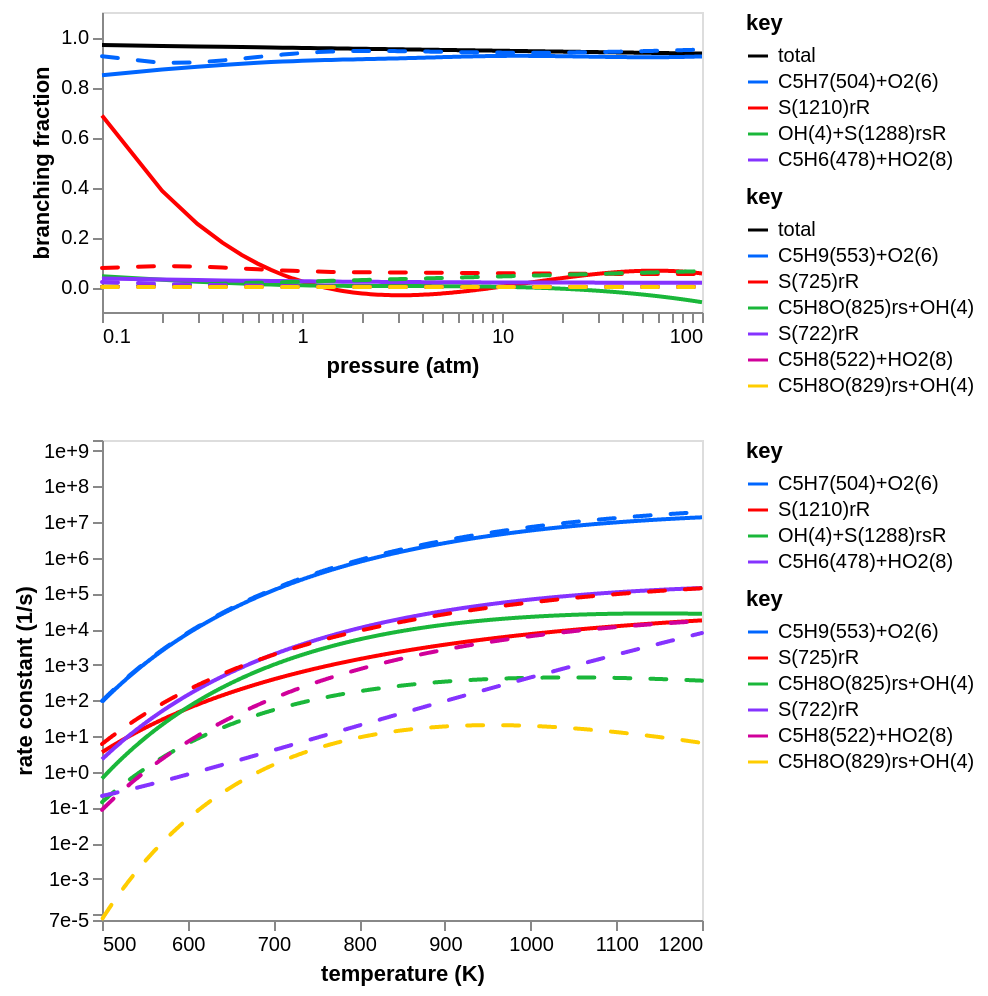

The code cell stored with this chart in its notebook:
### Code cell
branch_frac_chart = alt.layer(branch_frac_chart1a, branch_frac_chart2).resolve_scale(
    color="independent"
)
rate_chart = alt.layer(rate_chart1a, rate_chart2).resolve_scale(color="independent")

chart = alt.vconcat(
    branch_frac_chart.properties(width=300, height=150),
    rate_chart.properties(width=300, height=240),
).configure_axis(grid=False)
chart

### Figure 1 — Vega-Lite specification as saved in the notebook (floating-point values rounded to 4 significant figures; data arrays with more than 128 entries replaced by an {"elided": "..."} marker saying what was removed)
{"config": {"view": {"continuousWidth": 300, "continuousHeight": 300}, "axis": {"grid": false}}, "vconcat": [{"layer": [{"data": {"name": "data-58400e83dd3d0cfa5e66cccb541f0b45"}, "mark": {"type": "line"}, "encoding": {"color": {"field": "key", "scale": {"domain": ["total", "C5H7(504)+O2(6)", "S(1210)rR", "OH(4)+S(1288)rsR", "C5H6(478)+HO2(8)"], "range": ["#000000", "#0066ff", "#ff0000", "#1ab73a", "#8533ff"]}, "type": "nominal"}, "x": {"axis": {"labelExpr": "((abs(datum.value - 0.1) / abs(0.1) < 1e-5) ||\n(abs(datum.value - 1.0) / abs(1.0) < 1e-5) ||\n(abs(datum.value - 10.0) / abs(10.0) < 1e-5) ||\n(abs(datum.value - 100.0) / abs(100.0) < 1e-5) ||\n(abs(datum.value - 100.0) / abs(100.0) < 1e-5)) ? datum.label : ''", "values": [0.1, 0.2, 0.3, 0.4, 0.5, 0.6, 0.7, 0.8, 0.9, 1.0, 2.0, 3.0, 4.0, 5.0, 6.0, 7.0, 8.0, 9.0, 10.0, 20.0, 30.0, 40.0, 50.0, 60.0, 70.0, 80.0, 90.0, 100.0, 100.0]}, "field": "x", "scale": {"domain": [0.1, 100.0], "type": "log"}, "title": "pressure (atm)", "type": "quantitative"}, "y": {"axis": {"format": ".1f"}, "field": "value", "scale": {"domain": [-0.06081, 1.0], "domainMax": 1.0, "nice": true}, "title": "branching fraction", "type": "quantitative"}}, "transform": [{"fold": ["total", "C5H7(504)+O2(6)", "S(1210)rR", "OH(4)+S(1288)rsR", "C5H6(478)+HO2(8)"]}]}, {"data": {"name": "data-0717ca706b672002544fcca634277be5"}, "mark": {"type": "line", "strokeCap": "round", "strokeDash": [8, 10]}, "encoding": {"color": {"field": "key", "scale": {"domain": ["total", "C5H9(553)+O2(6)", "S(725)rR", "C5H8O(825)rs+OH(4)", "S(722)rR", "C5H8(522)+HO2(8)", "C5H8O(829)rs+OH(4)"], "range": ["#000000", "#0066ff", "#ff0000", "#1ab73a", "#8533ff", "#d0009a", "#ffcd00"]}, "type": "nominal"}, "x": {"axis": {"labelExpr": "((abs(datum.value - 0.1) / abs(0.1) < 1e-5) ||\n(abs(datum.value - 1.0) / abs(1.0) < 1e-5) ||\n(abs(datum.value - 10.0) / abs(10.0) < 1e-5) ||\n(abs(datum.value - 100.0) / abs(100.0) < 1e-5) ||\n(abs(datum.value - 100.0) / abs(100.0) < 1e-5)) ? datum.label : ''", "values": [0.1, 0.2, 0.3, 0.4, 0.5, 0.6, 0.7, 0.8, 0.9, 1.0, 2.0, 3.0, 4.0, 5.0, 6.0, 7.0, 8.0, 9.0, 10.0, 20.0, 30.0, 40.0, 50.0, 60.0, 70.0, 80.0, 90.0, 100.0, 100.0]}, "field": "x", "scale": {"domain": [0.1, 100.0], "type": "log"}, "title": "pressure (atm)", "type": "quantitative"}, "y": {"axis": {"format": ".1f"}, "field": "value", "scale": {"domain": [-0.06081, 1.0], "domainMax": 1.0, "nice": true}, "title": "branching fraction", "type": "quantitative"}}, "transform": [{"fold": ["total", "C5H9(553)+O2(6)", "S(725)rR", "C5H8O(825)rs+OH(4)", "S(722)rR", "C5H8(522)+HO2(8)", "C5H8O(829)rs+OH(4)"]}]}], "height": 150, "resolve": {"scale": {"color": "independent"}}, "width": 300}, {"layer": [{"data": {"name": "data-d94e7fbbc7e7c38736e132ea5754be1f"}, "mark": {"type": "line"}, "encoding": {"color": {"field": "key", "scale": {"domain": ["C5H7(504)+O2(6)", "S(1210)rR", "OH(4)+S(1288)rsR", "C5H6(478)+HO2(8)"], "range": ["#0066ff", "#ff0000", "#1ab73a", "#8533ff"]}, "type": "nominal"}, "x": {"axis": {"format": ".0f"}, "field": "x", "scale": {"domain": [500, 1200], "domainMax": 1200, "nice": true}, "title": "temperature (K)", "type": "quantitative"}, "y": {"axis": {"format": ".0e", "labelExpr": "((abs(datum.value - 7.000000000000001e-05) / abs(7.000000000000001e-05) < 1e-5) ||\n(abs(datum.value - 0.0001) / abs(0.0001) < 1e-5) ||\n(abs(datum.value - 0.001) / abs(0.001) < 1e-5) ||\n(abs(datum.value - 0.01) / abs(0.01) < 1e-5) ||\n(abs(datum.value - 0.1) / abs(0.1) < 1e-5) ||\n(abs(datum.value - 1.0) / abs(1.0) < 1e-5) ||\n(abs(datum.value - 10.0) / abs(10.0) < 1e-5) ||\n(abs(datum.value - 100.0) / abs(100.0) < 1e-5) ||\n(abs(datum.value - 1000.0) / abs(1000.0) < 1e-5) ||\n(abs(datum.value - 10000.0) / abs(10000.0) < 1e-5) ||\n(abs(datum.value - 100000.0) / abs(100000.0) < 1e-5) ||\n(abs(datum.value - 1000000.0) / abs(1000000.0) < 1e-5) ||\n(abs(datum.value - 10000000.0) / abs(10000000.0) < 1e-5) ||\n(abs(datum.value - 100000000.0) / abs(100000000.0) < 1e-5) ||\n(abs(datum.value - 1000000000.0) / abs(1000000000.0) < 1e-5) ||\n(abs(datum.value - 2000000000.0) / abs(2000000000.0) < 1e-5)) ? datum.label : ''", "values": [7e-05, 0.0001, 0.001, 0.01, 0.1, 1.0, 10.0, 100.0, 1000.0, 10000.0, 100000.0, 1000000.0, 10000000.0, 100000000.0, 1000000000.0, 2000000000.0]}, "field": "value", "scale": {"domain": [7e-05, 2000000000.0], "type": "log"}, "title": "rate constant (1/s)", "type": "quantitative"}}, "transform": [{"fold": ["C5H7(504)+O2(6)", "S(1210)rR", "OH(4)+S(1288)rsR", "C5H6(478)+HO2(8)"]}]}, {"data": {"name": "data-5fb8f28dc6a6aa217557ef41c8d8f10c"}, "mark": {"type": "line", "strokeCap": "round", "strokeDash": [8, 10]}, "encoding": {"color": {"field": "key", "scale": {"domain": ["C5H9(553)+O2(6)", "S(725)rR", "C5H8O(825)rs+OH(4)", "S(722)rR", "C5H8(522)+HO2(8)", "C5H8O(829)rs+OH(4)"], "range": ["#0066ff", "#ff0000", "#1ab73a", "#8533ff", "#d0009a", "#ffcd00"]}, "type": "nominal"}, "x": {"axis": {"format": ".0f"}, "field": "x", "scale": {"domain": [500, 1200], "domainMax": 1200, "nice": true}, "title": "temperature (K)", "type": "quantitative"}, "y": {"axis": {"format": ".0e", "labelExpr": "((abs(datum.value - 7.000000000000001e-05) / abs(7.000000000000001e-05) < 1e-5) ||\n(abs(datum.value - 0.0001) / abs(0.0001) < 1e-5) ||\n(abs(datum.value - 0.001) / abs(0.001) < 1e-5) ||\n(abs(datum.value - 0.01) / abs(0.01) < 1e-5) ||\n(abs(datum.value - 0.1) / abs(0.1) < 1e-5) ||\n(abs(datum.value - 1.0) / abs(1.0) < 1e-5) ||\n(abs(datum.value - 10.0) / abs(10.0) < 1e-5) ||\n(abs(datum.value - 100.0) / abs(100.0) < 1e-5) ||\n(abs(datum.value - 1000.0) / abs(1000.0) < 1e-5) ||\n(abs(datum.value - 10000.0) / abs(10000.0) < 1e-5) ||\n(abs(datum.value - 100000.0) / abs(100000.0) < 1e-5) ||\n(abs(datum.value - 1000000.0) / abs(1000000.0) < 1e-5) ||\n(abs(datum.value - 10000000.0) / abs(10000000.0) < 1e-5) ||\n(abs(datum.value - 100000000.0) / abs(100000000.0) < 1e-5) ||\n(abs(datum.value - 1000000000.0) / abs(1000000000.0) < 1e-5) ||\n(abs(datum.value - 2000000000.0) / abs(2000000000.0) < 1e-5)) ? datum.label : ''", "values": [7e-05, 0.0001, 0.001, 0.01, 0.1, 1.0, 10.0, 100.0, 1000.0, 10000.0, 100000.0, 1000000.0, 10000000.0, 100000000.0, 1000000000.0, 2000000000.0]}, "field": "value", "scale": {"domain": [7e-05, 2000000000.0], "type": "log"}, "title": "rate constant (1/s)", "type": "quantitative"}}, "transform": [{"fold": ["C5H9(553)+O2(6)", "S(725)rR", "C5H8O(825)rs+OH(4)", "S(722)rR", "C5H8(522)+HO2(8)", "C5H8O(829)rs+OH(4)"]}]}], "height": 240, "resolve": {"scale": {"color": "independent"}}, "width": 300}], "$schema": "https://vega.github.io/schema/vega-lite/v5.20.1.json", "datasets": {"data-58400e83dd3d0cfa5e66cccb541f0b45": {"elided": "1000 records"}, "data-0717ca706b672002544fcca634277be5": {"elided": "1000 records"}, "data-d94e7fbbc7e7c38736e132ea5754be1f": {"elided": "1000 records"}, "data-5fb8f28dc6a6aa217557ef41c8d8f10c": {"elided": "1000 records"}}}
